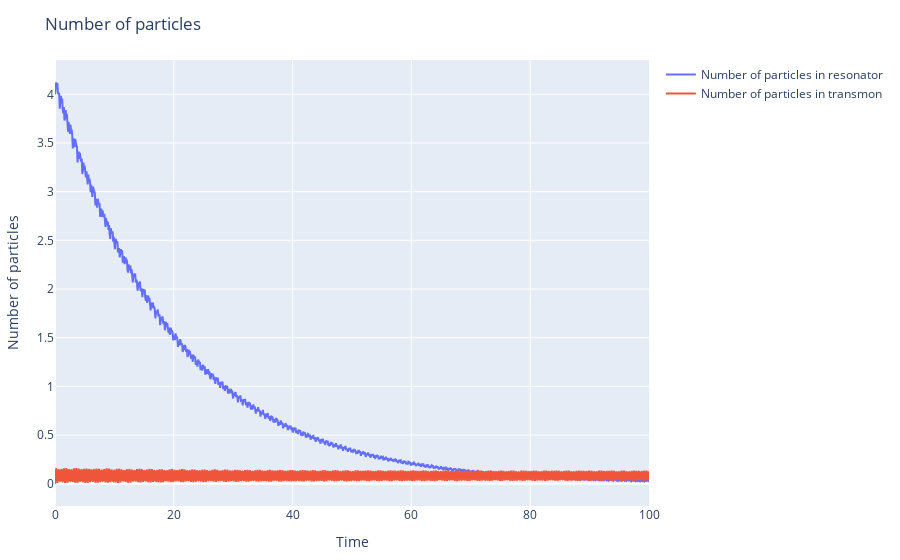

The notebook cell saved with this chart:
### Code cell
# plot the number of particles as a function of time 
plot_resonator = scatter(x=tlist, y=real(result.expect[1,:]), name="Number of particles in resonator")
plot_transmon = scatter(x=tlist, y=real(result.expect[2,:]), name="Number of particles in transmon")

layout = Layout(title="Number of particles",
                xaxis_title="Time",
                yaxis_title="Number of particles")

plot([plot_resonator, plot_transmon], layout)

### Figure 1 — Plotly figure (JSON) as saved in the notebook; plotly's stock layout.template omitted (floating-point values rounded to 4 significant figures; data arrays with more than 128 entries replaced by an {"elided": "..."} marker saying what was removed)
{"data": [{"name": "Number of particles in resonator", "type": "scatter", "x": {"elided": "1001 float values"}, "y": {"elided": "1001 float values"}}, {"name": "Number of particles in transmon", "type": "scatter", "x": {"elided": "1001 float values"}, "y": {"elided": "1001 float values"}}], "layout": {"margin": {"b": 50, "l": 50, "r": 50, "t": 60}, "title": "Number of particles", "xaxis": {"title": {"text": "Time"}}, "yaxis": {"title": {"text": "Number of particles"}}}}
